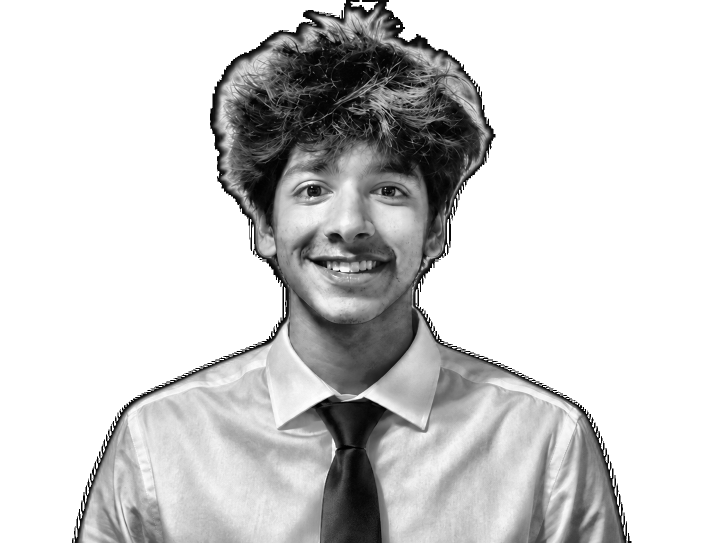
#> input picture source-prepped.png, 1448 x 1086 px, found by its file name (shown at 1/2 size)
$ python make_ascii_svg.py
#> lines starting #> are read from the running program, lines starting #| are printed output that depends on the picture
import cv2
import numpy as np

SOURCE = "source-prepped.png"
OUTPUT = "avi-ascii.svg"

USER = "joey@github"
NAME = "Joey Girdhar"

RAMP = " .`:-=+*cs#%@"
FILL_COLOR = "#c9d1d9"
CURSOR_COLOR = "#c9d1d9"

COLUMNS = 100
WHITE_CUTOFF = 235

CANVAS_W = 740
CANVAS_H = 860
PAD = 18
TITLE_H = 34
FOOTER_H = 46

ROW_WIPE = 0.12
ROW_STAGGER = 0.10


def img_to_ascii(img_path, width=COLUMNS):
#> called with img_path = 'source-prepped.png', width = 100
    img = cv2.imread(img_path, cv2.IMREAD_GRAYSCALE)
#> img is the input picture: shape (1086, 1448); min 0, max 255, mean 208.1
    if img is None:
        print("Error: " + img_path + " missing!")
        return []
    h, w = img.shape
#> h = 1086; w = 1448
    aspect = h / w
#> aspect = 0.75
    height = int(width * aspect * 0.48)
#> height = 36
    resized = cv2.resize(img, (width, height))
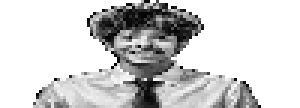
#> resized: shape (36, 100) (shown 3 times larger); min 3, max 255, mean 208.2

    last = len(RAMP) - 1
    lines = []
    for row in resized:
        chars = []
        for pixel in row:
            if pixel >= WHITE_CUTOFF:
                chars.append(" ")
            else:
                chars.append(RAMP[int((255 - pixel) / 255 * last)])
        lines.append("".join(chars))
#> this loop made 36 passes
#> after the loop, lines = 36 items

    while lines and not lines[0].strip():
        lines.pop(0)
#> this loop made 0 passes
    while lines and not lines[-1].strip():
        lines.pop()
    return [l.ljust(width) for l in lines]


def esc(s):
    for a, b in (("&", "&amp;"), ("<", "&lt;"), (">", "&gt;"), ('"', "&quot;")):
        s = s.replace(a, b)
    return s


def create_svg(ascii_lines, output_path=OUTPUT):
    if not ascii_lines:
        return

    rows = len(ascii_lines)
    cols = len(ascii_lines[0])

    art_w = CANVAS_W - PAD * 2
    art_top = TITLE_H + PAD
    art_h = CANVAS_H - art_top - FOOTER_H - PAD

    font_size = (art_w / cols) / 0.55
    line_h = font_size * 1.15
    if rows * line_h > art_h:
        shrink = art_h / (rows * line_h)
        font_size *= shrink
        line_h *= shrink
    art_top += (art_h - rows * line_h) / 2

    p = []
    p.append('<svg xmlns="http://www.w3.org/2000/svg" width="' + str(CANVAS_W) + '" height="' +
             str(CANVAS_H) + '" viewBox="0 0 ' + str(CANVAS_W) + ' ' + str(CANVAS_H) +
             '" font-family="ui-monospace, SFMono-Regular, Menlo, Consolas, monospace" '
             'xml:space="preserve" role="img" aria-label="ASCII portrait">')

    p.append('<rect width="' + str(CANVAS_W) + '" height="' + str(CANVAS_H) + '" rx="10" fill="#0d1117"/>')
    p.append('<rect x="0.5" y="0.5" width="' + str(CANVAS_W - 1) + '" height="' + str(CANVAS_H - 1) +
             '" rx="10" fill="none" stroke="#30363d"/>')
    p.append('<line x1="0" y1="' + str(TITLE_H) + '" x2="' + str(CANVAS_W) + '" y2="' +
             str(TITLE_H) + '" stroke="#30363d"/>')
    p.append('<circle cx="22" cy="17" r="5.5" fill="#ff5f56"/>')
    p.append('<circle cx="40" cy="17" r="5.5" fill="#ffbd2e"/>')
    p.append('<circle cx="58" cy="17" r="5.5" fill="#27c93f"/>')
    p.append('<text x="' + str(CANVAS_W // 2) + '" y="21" fill="#e6edf3" font-size="12" '
             'text-anchor="middle">' + esc(USER) + ': ~$ ./portrait.sh</text>')

    for i, line in enumerate(ascii_lines):
        y_top = art_top + i * line_h
        baseline = y_top + font_size * 0.85
        begin = i * ROW_STAGGER
        p.append('<clipPath id="r' + str(i) + '"><rect x="' + str(PAD) + '" y="' +
                 format(y_top, ".1f") + '" width="0" height="' + format(line_h + 1, ".1f") + '">'
                 '<animate attributeName="width" from="0" to="' + str(art_w) + '" begin="' +
                 format(begin, ".2f") + 's" dur="' + str(ROW_WIPE) + 's" fill="freeze"/></rect></clipPath>')
        p.append('<g clip-path="url(#r' + str(i) + ')"><text xml:space="preserve" x="' + str(PAD) +
                 '" y="' + format(baseline, ".1f") + '" fill="' + FILL_COLOR + '" font-size="' +
                 format(font_size, ".2f") + '" textLength="' + str(art_w) +
                 '" lengthAdjust="spacing">' + esc(line) + '</text></g>')
        if line.strip():
            p.append('<rect y="' + format(y_top, ".1f") + '" width="7" height="' +
                     format(line_h, ".1f") + '" fill="' + CURSOR_COLOR + '" opacity="0">'
                     '<animate attributeName="x" from="' + str(PAD) + '" to="' + str(PAD + art_w) +
                     '" begin="' + format(begin, ".2f") + 's" dur="' + str(ROW_WIPE) + 's" fill="freeze"/>'
                     '<set attributeName="opacity" to="0.85" begin="' + format(begin, ".2f") + 's"/>'
                     '<set attributeName="opacity" to="0" begin="' + format(begin + ROW_WIPE, ".2f") + 's"/>'
                     '</rect>')

    fy = CANVAS_H - FOOTER_H
    p.append('<line x1="0" y1="' + str(fy) + '" x2="' + str(CANVAS_W) + '" y2="' + str(fy) +
             '" stroke="#30363d"/>')
    p.append('<text x="' + str(PAD) + '" y="' + str(fy + 28) + '" fill="#7d8590" font-size="13">' +
             esc(USER) + ':~$ whoami <tspan fill="#e6edf3">' + esc(NAME) + '</tspan></text>')
    p.append('<rect x="' + str(PAD + 8 * 13) + '" y="' + str(fy + 16) + '" width="8" height="14" '
             'fill="#e6edf3"><animate attributeName="opacity" values="1;1;0;0" '
             'keyTimes="0;0.5;0.51;1" dur="1s" repeatCount="indefinite"/></rect>')

    p.append("</svg>")

    svg = "\n".join(p)
    f = open(output_path, "w", encoding="utf-8", newline="\n")
    f.write(svg)
    f.close()
    print("Wrote " + output_path + " (" + str(cols) + "x" + str(rows) + " grid, font " +
          format(font_size, ".2f") + ", " + format(len(svg.encode("utf-8")), ",") + " bytes)")


if __name__ == "__main__":
    lines = img_to_ascii(SOURCE)
#> lines = 36 items
    create_svg(lines)
#> in create_svg, `rows = len(ascii_lines)`: rows = 36
#> in create_svg, `cols = len(ascii_lines[0])`: cols = 100
#> in create_svg, `font_size = (art_w / cols) / 0.55`: font_size = 12.8
#> in create_svg, `line_h = font_size * 1.15`: line_h = 14.72
#> in create_svg, `art_top += (art_h - rows * line_h) / 2`: art_top = 159
#> the loop in create_svg, `for i, line in enumerate(ascii_lines):` made 36 passes
#> (y_top, baseline, begin) on passes 1 to 12: (159, 169.9, 0), (173.8, 184.6, 0.1), (188.5, 199.4, 0.2), (203.2, 214.1, 0.3), (217.9, 228.8, 0.4), (232.6, 243.5, 0.5), (247.4, 258.2, 0.6), (262.1, 273, 0.7), (276.8, 287.7, 0.8), (291.5, 302.4, 0.9), (306.2, 317.1, 1), (321, 331.8, 1.1)
#> after the loop in create_svg, `for i, line in enumerate(ascii_lines):`: p = 116 items
#| Wrote avi-ascii.svg (100x36 grid, font 12.80, 26,074 bytes)

$ run again, with source-photo.jpg saved as source-prepped.png
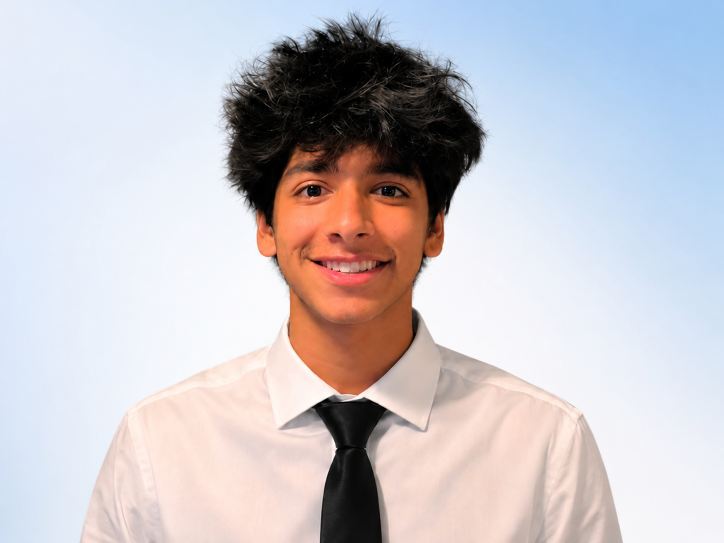
#> input picture source-photo.jpg, 1448 x 1086 px, found by its file name (shown at 1/2 size)
#> in img_to_ascii, `img = cv2.imread(img_path, cv2.IMREAD_GRAYSCALE)`:
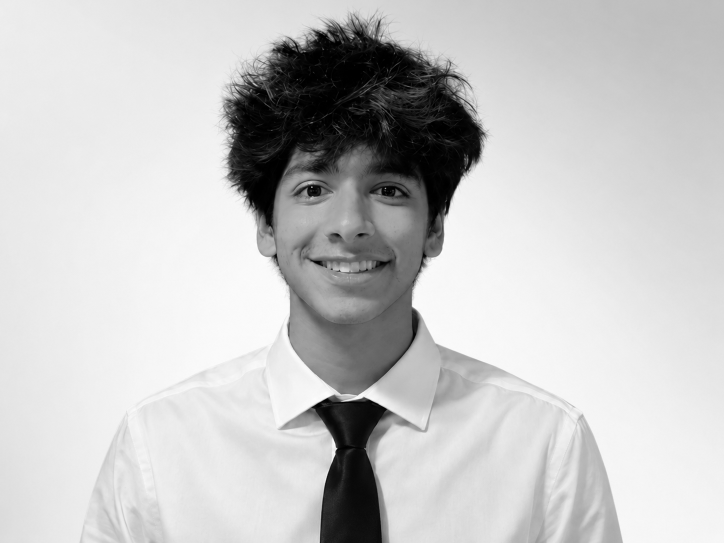
#> img: shape (1086, 1448) (shown at 1/2 size); min 0, max 255, mean 198.5
#> in img_to_ascii, `resized = cv2.resize(img, (width, height))`:
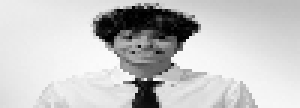
#> resized: shape (36, 100) (shown 3 times larger); min 0, max 251, mean 198.4
#> the loop in img_to_ascii, `for row in resized:` made 36 passes
#> after the loop in img_to_ascii, `for row in resized:`: lines = 36 items
#> rows = 36
#> cols = 100
#> font_size = 12.8
#> line_h = 14.72
#> art_top = 159
#> the loop in create_svg, `for i, line in enumerate(ascii_lines):` made 36 passes
#> (y_top, baseline, begin) on passes 1 to 8: (159, 169.9, 0), (173.8, 184.6, 0.1), (188.5, 199.4, 0.2), (203.2, 214.1, 0.3), (217.9, 228.8, 0.4), (232.6, 243.5, 0.5), (247.4, 258.2, 0.6), (262.1, 273, 0.7)
#> after the loop in create_svg, `for i, line in enumerate(ascii_lines):`: p = 116 items
#| Wrote avi-ascii.svg (100x36 grid, font 12.80, 26,074 bytes)
